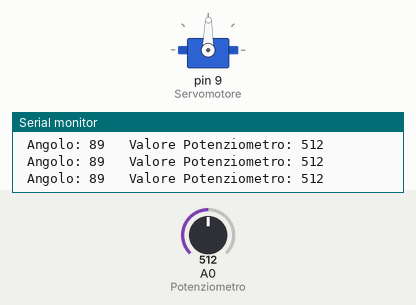
This sketch was run on a simulated Arduino Uno, built with avr-gcc and run on an emulated ATmega328P. On the bench: servo, the last lines printed to the serial monitor. Inputs (shaded band) come from the test bench; at power-on: A0 (Potenziometro) = 512.

Above: at 1.2 s.
1.3 s: A0 (Potenziometro) set to 560
At 2.1 s:
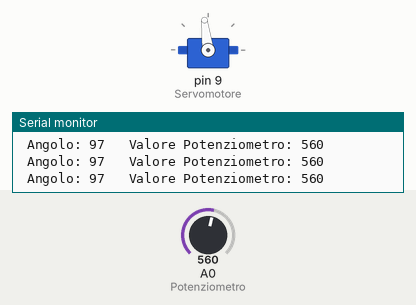
4.3 s: A0 (Potenziometro) set to 584
At 5.5 s:
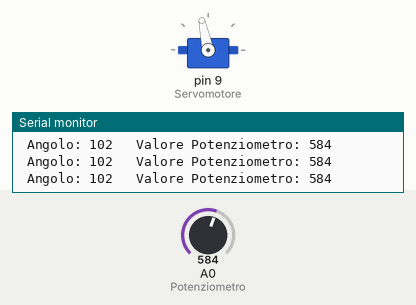
5.8 s: A0 (Potenziometro) set to 306
At 6.7 s:
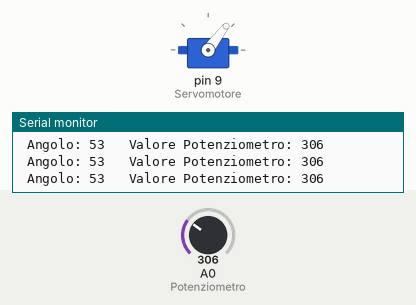
7.3 s: A0 (Potenziometro) set to 716
At 7.9 s:
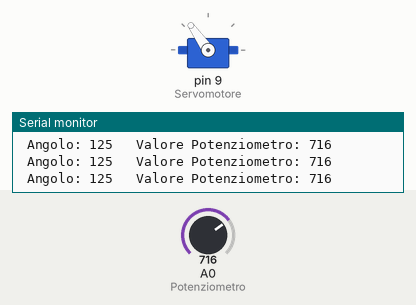
8.8 s: A0 (Potenziometro) set to 985
At 10.0 s:
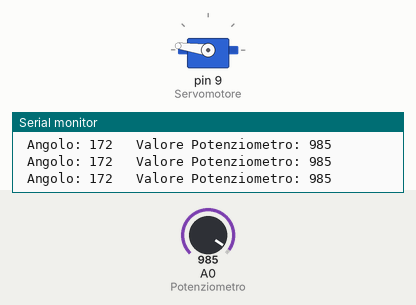
10.3 s: A0 (Potenziometro) set to 1015
At 11.2 s:
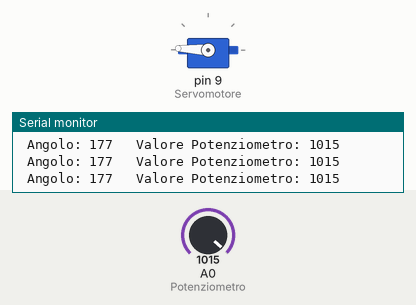
Timing chart, 0 to 12.8 s (numbered marks = the images above; inputs shaded):
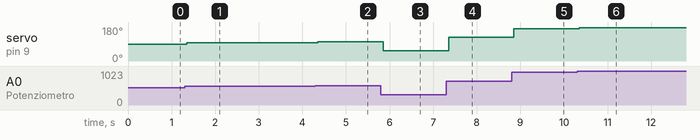

Measured:
- after the input at 1.3 s, servo on pin 9 (Servomotore): 89° → 97° after 0.05 s
- after the input at 4.3 s, servo on pin 9 (Servomotore): 97° → 102° after 0.06 s
- after the input at 5.8 s, servo on pin 9 (Servomotore): 102° → 53° after 0.05 s
- after the input at 7.3 s, servo on pin 9 (Servomotore): 53° → 125° after 0.05 s
- after the input at 8.8 s, servo on pin 9 (Servomotore): 125° → 172° after 0.05 s
- after the input at 10.3 s, servo on pin 9 (Servomotore): 172° → 177° after 0.05 s

The sketch:

Servomotore_software.ino
```cpp
#include <Servo.h>                                                      //Libreria servomotore.

Servo Servomotore;                                                      //Istanza della classe servo in una variabile chiamata oggetto.

int const Potenziometro = A0;
int Potenziometro_Valore;
int Angolo;

void setup()
{
  Servomotore.attach(9);                                                //Dichiarare il pin a cui è collegato il servomotore.
  Serial.begin(9600);                                                   //Apre una comunicazione seriale con il computer.
}

void loop()
{
  Potenziometro_Valore = analogRead(Potenziometro);                     //Legge ed immagazzina il valore del pin del potenziometro.
  Serial.print("\t Valore Potenziometro: ");
  Serial.print(Potenziometro_Valore);
  Angolo = map(Potenziometro_Valore, 0, 1023, 0, 179);                  //Trasforma i valori da 0 a 1023 in valori da 0 a 179
  Serial.print("\n Angolo: ");
  Serial.print(Angolo);

  Servomotore.write(Angolo);                                            //Il comando Servomotore.write fa muovere il servomotore nella posizione desiderata.
  delay(15);
}
```
